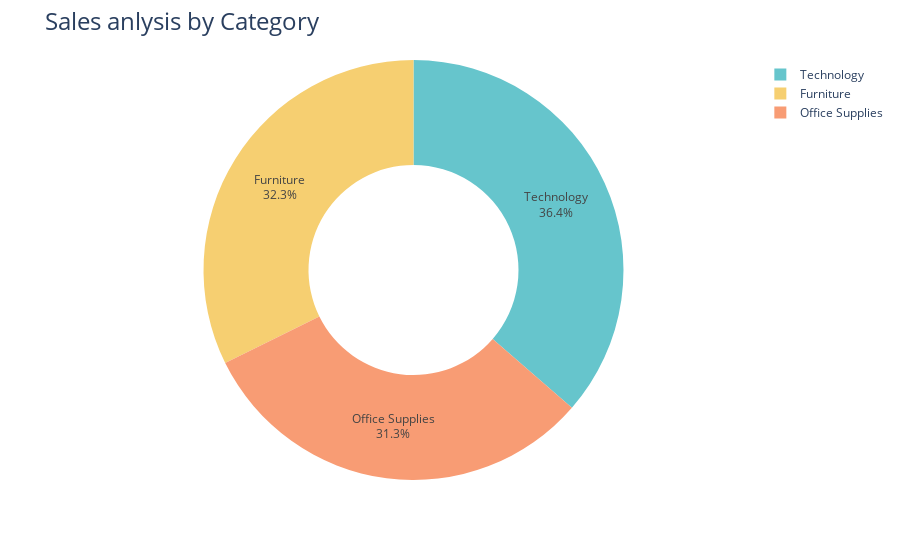

Notebook code for this chart:
### Code cell
fig=px.pie(sales_by_Category,
           values="Sales",
           names="Category",
           hole=0.5,  #hole radius
           color_discrete_sequence=px.colors.qualitative.Pastel)  #qualitive pastel color means different color for all the things
fig.update_traces(textposition='inside',textinfo='percent+label')  #indicate percentagepercrntage 
fig.update_layout(title_text='Sales anlysis by Category',title_font=dict(size=24))
    
fig.show()

### Figure 1 — Plotly figure (JSON) as saved in the notebook; plotly's stock layout.template omitted (floating-point values rounded to 4 significant figures)
{"data": [{"domain": {"x": [0, 1], "y": [0, 1]}, "hole": 0.5, "hovertemplate": "Category=%{label}<br>Sales=%{value}<extra></extra>", "labels": ["Furniture", "Office Supplies", "Technology"], "legendgroup": "", "name": "", "showlegend": true, "textinfo": "percent+label", "textposition": "inside", "type": "pie", "values": [742000.0, 719000.0, 836200.0]}], "layout": {"autosize": true, "legend": {"tracegroupgap": 0}, "margin": {"t": 60}, "piecolorway": ["rgb(102, 197, 204)", "rgb(246, 207, 113)", "rgb(248, 156, 116)", "rgb(220, 176, 242)", "rgb(135, 197, 95)", "rgb(158, 185, 243)", "rgb(254, 136, 177)", "rgb(201, 219, 116)", "rgb(139, 224, 164)", "rgb(180, 151, 231)", "rgb(179, 179, 179)"], "title": {"font": {"size": 24}, "text": "Sales anlysis by Category"}}}
